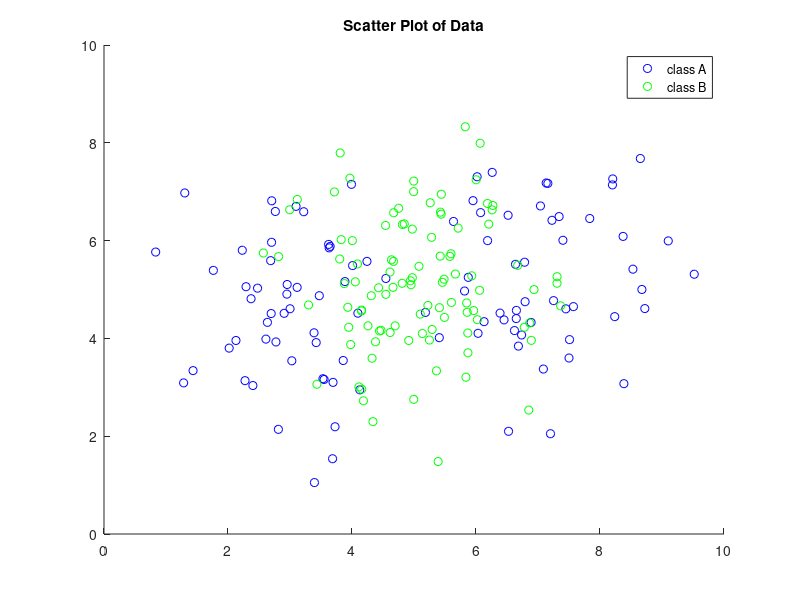

This figure's MATLAB source:
a = load('data_lvq_A(1).mat');
b = load('data_lvq_B(1).mat');
matA = a.matA;
matB = b.matB;
data = matA+matB;
figure(1);
hold on;
scatter(matA(:,1),matA(:,2),'b');
scatter(matB(:,1),matB(:,2),'g');
legend('class A','class B');
title('Scatter Plot of Data');
%gscatter(data(:,1),data(:,2),group);
